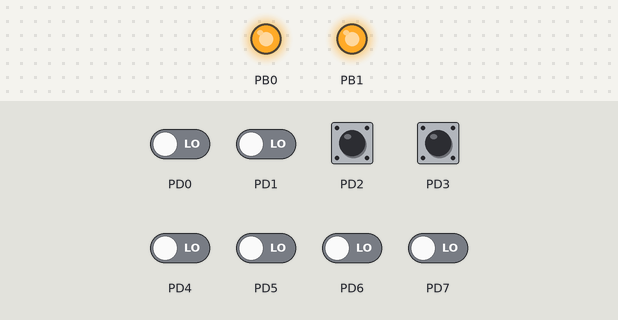
Simulated run of this program. Board: ATmega328P, built with avr-gcc and emulated at 16 MHz. Shown: output pins drawn as LEDs (lit = HIGH). Dashed ring = blinking. Inputs (shaded band) come from the test bench; at power-on: PD2, PD3 HIGH, PD0, PD1, PD4–7 LOW.

Above: at 1.2 s.
1.3 s: PD2 pulled LOW for 0.15 s
At 2.17 s:
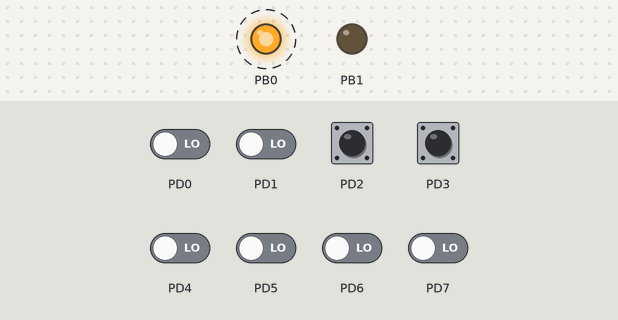
At 2.92 s:
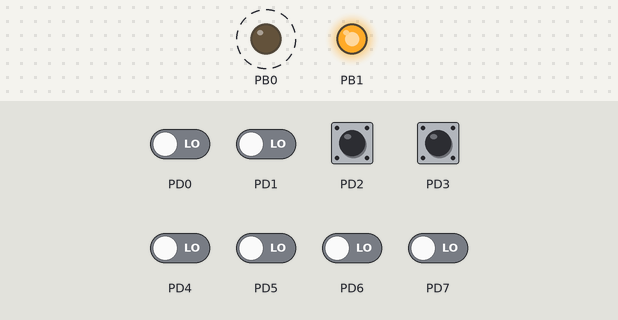
Timing chart, 0 to 10.3 s (numbered marks = the images above; inputs shaded):
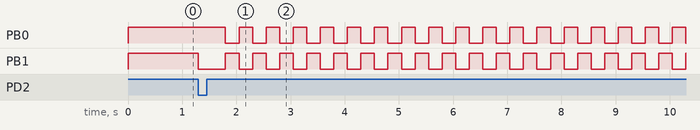

The program:

main.c
```c
/*
 * tp1SistemasTR_Ej2.c
 *
 * Ejercicio 2: Temporización por Interrupciones y Hardware (Timer0)
 */

#define F_CPU 16000000UL

#include <avr/io.h>
#include <avr/interrupt.h>

typedef enum { INICIAL_ENCENDIDO, PARPADEANDO } modo_t;

// Variables compartidas con la ISR (declaradas volatile)
static volatile modo_t modo = INICIAL_ENCENDIDO;
static volatile uint16_t ticks_ms = 0;
static volatile uint8_t toggle = 0;

void iniciar(void) {
    // Entradas: PD2 y PD3 (0) con resistencias pull-up internas (1)
    DDRD &= ~((1 << PORTD2) | (1 << PORTD3));
    PORTD |= (1 << PORTD2) | (1 << PORTD3);

    // Salidas: PB0 y PB1 (1)
    DDRB |= (1 << PORTB0) | (1 << PORTB1);

    // Consigna a): Al iniciar, ambos LEDs deben permanecer totalmente encendidos
    PORTB |= (1 << PORTB0) | (1 << PORTB1);
}

void timer0_init(void) {
    // Modo CTC (Clear Timer on Compare Match): WGM01 = 1, WGM00 = 0
    TCCR0A = (1 << WGM01);

    // Prescaler 64: CS01 = 1, CS00 = 1 (TCCR0B)
    // Frecuencia del timer: 16 MHz / 64 = 250 kHz -> 1 tick = 4 us
    TCCR0B = (1 << CS01) | (1 << CS00);

    // Con OCR0A = 249, cuenta 250 ticks (de 0 a 249): 250 * 4 us = 1 ms exacto
    OCR0A = 249;

    // Habilitar la interrupción por comparación con OCR0A (OCIE0A)
    TIMSK0 |= (1 << OCIE0A);
}

// Rutina de Servicio de Interrupción del Timer0 (se ejecuta cada 1 ms)
ISR(TIMER0_COMPA_vect) {
    if (modo == PARPADEANDO) {
        ticks_ms++;

        // Cada 250 ms conmutamos el estado de los LEDs
        if (ticks_ms >= 250) {
            ticks_ms = 0;

            if (toggle) {
                PORTB |= (1 << PORTB0);   // PB0 Encendido
                PORTB &= ~(1 << PORTB1);  // PB1 Apagado
                toggle = 0;
            } else {
                PORTB &= ~(1 << PORTB0);  // PB0 Apagado
                PORTB |= (1 << PORTB1);   // PB1 Encendido
                toggle = 1;
            }
        }
    }
}

int main(void) {
    iniciar();
    timer0_init();

    // Habilitar interrupciones globales
    sei();

    uint8_t anterior = 0;

    while (1) {
        // Lectura de pulsadores en tiempo real (nivel bajo = presionado)
        uint8_t bt1 = !(PIND & (1 << PIND2));
        uint8_t bt2 = !(PIND & (1 << PIND3));

        if (bt1 || bt2) {
            if (anterior == 0) {
                // Al detectar la pulsación, pasamos a modo parpadeo
                if (modo == INICIAL_ENCENDIDO) {
                    modo = PARPADEANDO;
                    ticks_ms = 0;
                    toggle = 1; // Arranca con el primer estado del parpadeo

                    // PB0 ON, PB1 OFF inmediatamente
                    PORTB |= (1 << PORTB0);
                    PORTB &= ~(1 << PORTB1);
                }
                anterior = 1; // Antirrebote por flanco
            }
        } else {
            anterior = 0; // Se soltaron los pulsadores
        }
    }

    return 0;
}
```

Measured:
- after the input at 1.3 s, PB0: alternates HIGH for 0.25 s and LOW for 0.25 s, starting after 0.50 s; PB1: HIGH → LOW at once, then repeats every 0.50 s: HIGH 0.25 s, LOW 0.25 s
